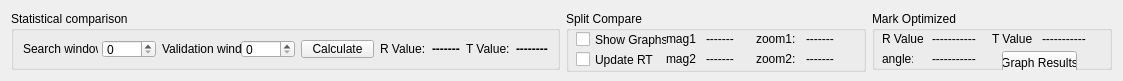
<?xml version="1.0" encoding="UTF-8"?>
<ui version="4.0">
 <class>StatisticsWidget</class>
 <widget class="QWidget" name="StatisticsWidget">
  <property name="geometry">
   <rect>
    <x>0</x>
    <y>0</y>
    <width>1123</width>
    <height>81</height>
   </rect>
  </property>
  <property name="sizePolicy">
   <sizepolicy hsizetype="Maximum" vsizetype="Maximum">
    <horstretch>0</horstretch>
    <verstretch>0</verstretch>
   </sizepolicy>
  </property>
  <property name="minimumSize">
   <size>
    <width>1123</width>
    <height>81</height>
   </size>
  </property>
  <property name="windowTitle">
   <string>Form</string>
  </property>
  <layout class="QGridLayout" name="gridLayout">
   <item row="0" column="0">
    <layout class="QHBoxLayout" name="horizontalLayout_3">
     <item>
      <widget class="QGroupBox" name="statGroup">
       <property name="minimumSize">
        <size>
         <width>547</width>
         <height>0</height>
        </size>
       </property>
       <property name="title">
        <string>Statistical comparison</string>
       </property>
       <layout class="QHBoxLayout" name="horizontalLayout">
        <item>
         <widget class="QLabel" name="label">
          <property name="minimumSize">
           <size>
            <width>75</width>
            <height>0</height>
           </size>
          </property>
          <property name="text">
           <string>Search window</string>
          </property>
         </widget>
        </item>
        <item>
         <widget class="QSpinBox" name="sWindowSpinBox">
          <property name="maximum">
           <number>2000</number>
          </property>
         </widget>
        </item>
        <item>
         <widget class="QLabel" name="label_2">
          <property name="minimumSize">
           <size>
            <width>85</width>
            <height>0</height>
           </size>
          </property>
          <property name="text">
           <string>Validation window</string>
          </property>
         </widget>
        </item>
        <item>
         <widget class="QSpinBox" name="vWindowSpinBox">
          <property name="maximum">
           <number>2000</number>
          </property>
         </widget>
        </item>
        <item>
         <widget class="QPushButton" name="calculateButton">
          <property name="sizePolicy">
           <sizepolicy hsizetype="Fixed" vsizetype="Fixed">
            <horstretch>0</horstretch>
            <verstretch>0</verstretch>
           </sizepolicy>
          </property>
          <property name="minimumSize">
           <size>
            <width>0</width>
            <height>0</height>
           </size>
          </property>
          <property name="text">
           <string>Calculate</string>
          </property>
         </widget>
        </item>
        <item>
         <spacer name="horizontalSpacer">
          <property name="orientation">
           <enum>Qt::Horizontal</enum>
          </property>
          <property name="sizeType">
           <enum>QSizePolicy::Expanding</enum>
          </property>
          <property name="sizeHint" stdset="0">
           <size>
            <width>10</width>
            <height>20</height>
           </size>
          </property>
         </spacer>
        </item>
        <item>
         <widget class="QLabel" name="label_3">
          <property name="font">
           <font>
            <weight>50</weight>
            <bold>false</bold>
           </font>
          </property>
          <property name="text">
           <string>R Value:</string>
          </property>
         </widget>
        </item>
        <item>
         <widget class="QLabel" name="rValue">
          <property name="font">
           <font>
            <weight>75</weight>
            <bold>true</bold>
           </font>
          </property>
          <property name="text">
           <string>-------</string>
          </property>
          <property name="textInteractionFlags">
           <set>Qt::TextSelectableByKeyboard|Qt::TextSelectableByMouse</set>
          </property>
         </widget>
        </item>
        <item>
         <widget class="QLabel" name="label_5">
          <property name="font">
           <font>
            <weight>50</weight>
            <bold>false</bold>
           </font>
          </property>
          <property name="text">
           <string>T Value:</string>
          </property>
         </widget>
        </item>
        <item>
         <widget class="QLabel" name="tValue">
          <property name="font">
           <font>
            <weight>75</weight>
            <bold>true</bold>
           </font>
          </property>
          <property name="text">
           <string>--------</string>
          </property>
          <property name="textInteractionFlags">
           <set>Qt::TextSelectableByKeyboard|Qt::TextSelectableByMouse</set>
          </property>
         </widget>
        </item>
       </layout>
      </widget>
     </item>
     <item>
      <widget class="QGroupBox" name="groupBoxSplitCmp">
       <property name="sizePolicy">
        <sizepolicy hsizetype="Preferred" vsizetype="Preferred">
         <horstretch>0</horstretch>
         <verstretch>0</verstretch>
        </sizepolicy>
       </property>
       <property name="minimumSize">
        <size>
         <width>300</width>
         <height>61</height>
        </size>
       </property>
       <property name="title">
        <string>Split Compare</string>
       </property>
       <widget class="QCheckBox" name="checkBoxShowStatPlots">
        <property name="geometry">
         <rect>
          <x>10</x>
          <y>20</y>
          <width>91</width>
          <height>17</height>
         </rect>
        </property>
        <property name="text">
         <string>Show Graphs</string>
        </property>
       </widget>
       <widget class="QCheckBox" name="checkBoxAutoUpdateRT">
        <property name="geometry">
         <rect>
          <x>10</x>
          <y>40</y>
          <width>101</width>
          <height>17</height>
         </rect>
        </property>
        <property name="text">
         <string>Update RT</string>
        </property>
       </widget>
       <widget class="QLabel" name="label_4">
        <property name="geometry">
         <rect>
          <x>100</x>
          <y>20</y>
          <width>31</width>
          <height>16</height>
         </rect>
        </property>
        <property name="text">
         <string>mag1:</string>
        </property>
       </widget>
       <widget class="QLabel" name="label_6">
        <property name="geometry">
         <rect>
          <x>100</x>
          <y>40</y>
          <width>31</width>
          <height>16</height>
         </rect>
        </property>
        <property name="text">
         <string>mag2:</string>
        </property>
       </widget>
       <widget class="QLabel" name="labelMag1">
        <property name="geometry">
         <rect>
          <x>140</x>
          <y>20</y>
          <width>31</width>
          <height>16</height>
         </rect>
        </property>
        <property name="text">
         <string>-------</string>
        </property>
       </widget>
       <widget class="QLabel" name="labelMag2">
        <property name="geometry">
         <rect>
          <x>140</x>
          <y>40</y>
          <width>31</width>
          <height>16</height>
         </rect>
        </property>
        <property name="text">
         <string>-------</string>
        </property>
       </widget>
       <widget class="QLabel" name="label_7">
        <property name="geometry">
         <rect>
          <x>190</x>
          <y>20</y>
          <width>41</width>
          <height>16</height>
         </rect>
        </property>
        <property name="text">
         <string>zoom1:</string>
        </property>
       </widget>
       <widget class="QLabel" name="label_8">
        <property name="geometry">
         <rect>
          <x>190</x>
          <y>40</y>
          <width>41</width>
          <height>16</height>
         </rect>
        </property>
        <property name="text">
         <string>zoom2:</string>
        </property>
       </widget>
       <widget class="QLabel" name="labelZoom1">
        <property name="geometry">
         <rect>
          <x>240</x>
          <y>20</y>
          <width>31</width>
          <height>16</height>
         </rect>
        </property>
        <property name="text">
         <string>-------</string>
        </property>
       </widget>
       <widget class="QLabel" name="labelZoom2">
        <property name="geometry">
         <rect>
          <x>240</x>
          <y>40</y>
          <width>31</width>
          <height>16</height>
         </rect>
        </property>
        <property name="text">
         <string>-------</string>
        </property>
       </widget>
      </widget>
     </item>
     <item>
      <widget class="QGroupBox" name="groupBox">
       <property name="minimumSize">
        <size>
         <width>240</width>
         <height>0</height>
        </size>
       </property>
       <property name="title">
        <string>Mark Optimized</string>
       </property>
       <widget class="QLabel" name="label_9">
        <property name="geometry">
         <rect>
          <x>10</x>
          <y>40</y>
          <width>31</width>
          <height>16</height>
         </rect>
        </property>
        <property name="text">
         <string>angle:</string>
        </property>
       </widget>
       <widget class="QLabel" name="labelOptAngle">
        <property name="geometry">
         <rect>
          <x>60</x>
          <y>40</y>
          <width>51</width>
          <height>16</height>
         </rect>
        </property>
        <property name="text">
         <string>-----------</string>
        </property>
       </widget>
       <widget class="QLabel" name="label_10">
        <property name="geometry">
         <rect>
          <x>10</x>
          <y>20</y>
          <width>41</width>
          <height>16</height>
         </rect>
        </property>
        <property name="text">
         <string>R Value:</string>
        </property>
        <property name="textFormat">
         <enum>Qt::AutoText</enum>
        </property>
       </widget>
       <widget class="QLabel" name="labelOptR">
        <property name="geometry">
         <rect>
          <x>60</x>
          <y>20</y>
          <width>51</width>
          <height>16</height>
         </rect>
        </property>
        <property name="text">
         <string>-----------</string>
        </property>
       </widget>
       <widget class="QLabel" name="label_11">
        <property name="geometry">
         <rect>
          <x>120</x>
          <y>20</y>
          <width>41</width>
          <height>16</height>
         </rect>
        </property>
        <property name="text">
         <string>T Value:</string>
        </property>
        <property name="textFormat">
         <enum>Qt::AutoText</enum>
        </property>
       </widget>
       <widget class="QLabel" name="labelOptT">
        <property name="geometry">
         <rect>
          <x>170</x>
          <y>20</y>
          <width>51</width>
          <height>16</height>
         </rect>
        </property>
        <property name="text">
         <string>-----------</string>
        </property>
       </widget>
       <widget class="QPushButton" name="btnOptGraphResults">
        <property name="geometry">
         <rect>
          <x>130</x>
          <y>40</y>
          <width>75</width>
          <height>23</height>
         </rect>
        </property>
        <property name="text">
         <string>Graph Results</string>
        </property>
       </widget>
      </widget>
     </item>
    </layout>
   </item>
  </layout>
 </widget>
 <resources/>
 <connections/>
</ui>
